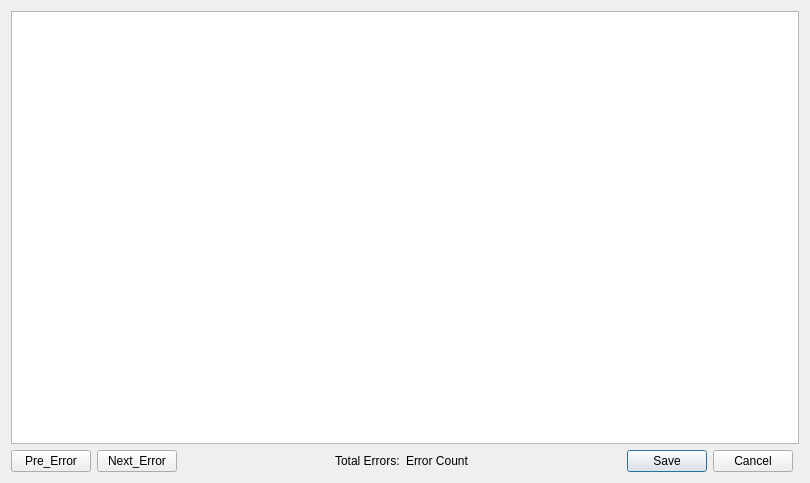
<?xml version="1.0" encoding="UTF-8"?>
<ui version="4.0">
 <class>ErrorEditDialog</class>
 <widget class="QDialog" name="ErrorEditDialog">
  <property name="geometry">
   <rect>
    <x>0</x>
    <y>0</y>
    <width>810</width>
    <height>483</height>
   </rect>
  </property>
  <property name="windowTitle">
   <string>Edit Erroneous Fields</string>
  </property>
  <property name="windowIcon">
   <iconset resource="../images.qrc">
    <normaloff>:/icon32.ico</normaloff>:/icon32.ico</iconset>
  </property>
  <layout class="QGridLayout" name="gridLayout">
   <item row="2" column="6">
    <widget class="QPushButton" name="save">
     <property name="maximumSize">
      <size>
       <width>798</width>
       <height>16777215</height>
      </size>
     </property>
     <property name="text">
      <string>Save</string>
     </property>
    </widget>
   </item>
   <item row="2" column="0">
    <widget class="QPushButton" name="preError">
     <property name="text">
      <string>Pre_Error</string>
     </property>
    </widget>
   </item>
   <item row="0" column="0" colspan="9">
    <widget class="QTableWidget" name="tableWidget"/>
   </item>
   <item row="2" column="1">
    <widget class="QPushButton" name="nextError">
     <property name="text">
      <string>Next_Error</string>
     </property>
    </widget>
   </item>
   <item row="2" column="7">
    <widget class="QPushButton" name="cancel">
     <property name="text">
      <string>Cancel</string>
     </property>
    </widget>
   </item>
   <item row="2" column="3">
    <widget class="QLabel" name="label">
     <property name="text">
      <string>Total Errors:</string>
     </property>
    </widget>
   </item>
   <item row="2" column="2">
    <spacer name="horizontalSpacer">
     <property name="orientation">
      <enum>Qt::Horizontal</enum>
     </property>
     <property name="sizeHint" stdset="0">
      <size>
       <width>40</width>
       <height>20</height>
      </size>
     </property>
    </spacer>
   </item>
   <item row="2" column="4">
    <widget class="QLabel" name="errorLabel">
     <property name="text">
      <string>Error Count</string>
     </property>
    </widget>
   </item>
   <item row="2" column="5">
    <spacer name="horizontalSpacer_2">
     <property name="orientation">
      <enum>Qt::Horizontal</enum>
     </property>
     <property name="sizeHint" stdset="0">
      <size>
       <width>40</width>
       <height>20</height>
      </size>
     </property>
    </spacer>
   </item>
  </layout>
 </widget>
 <resources>
  <include location="../images.qrc"/>
 </resources>
 <connections/>
</ui>
